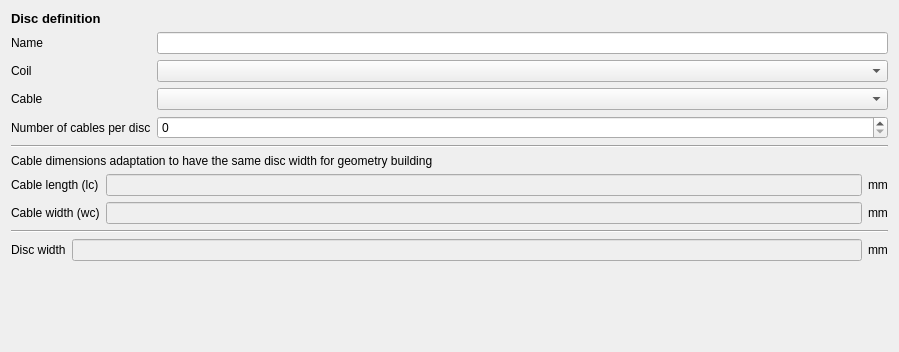
<?xml version="1.0" encoding="UTF-8"?>
<ui version="4.0">
 <class>Form</class>
 <widget class="QWidget" name="Form">
  <property name="geometry">
   <rect>
    <x>0</x>
    <y>0</y>
    <width>899</width>
    <height>352</height>
   </rect>
  </property>
  <property name="windowTitle">
   <string>Form</string>
  </property>
  <layout class="QVBoxLayout" name="verticalLayout_2">
   <item>
    <layout class="QVBoxLayout" name="verticalLayout">
     <item>
      <widget class="QLabel" name="ui_lbl_discDef">
       <property name="text">
        <string>&lt;html&gt;&lt;head/&gt;&lt;body&gt;&lt;p&gt;&lt;span style=&quot; font-size:10pt; font-weight:600;&quot;&gt;Disc definition&lt;/span&gt;&lt;/p&gt;&lt;/body&gt;&lt;/html&gt;</string>
       </property>
      </widget>
     </item>
     <item>
      <layout class="QGridLayout" name="gridLayout_3">
       <item row="0" column="0">
        <widget class="QLabel" name="label_3">
         <property name="text">
          <string>Name</string>
         </property>
        </widget>
       </item>
       <item row="0" column="1">
        <widget class="QLineEdit" name="ui_le_name"/>
       </item>
       <item row="1" column="0">
        <widget class="QLabel" name="label_7">
         <property name="text">
          <string>Coil</string>
         </property>
        </widget>
       </item>
       <item row="1" column="1">
        <widget class="QComboBox" name="ui_cBox_coil"/>
       </item>
       <item row="2" column="0">
        <widget class="QLabel" name="label_6">
         <property name="text">
          <string>Cable</string>
         </property>
        </widget>
       </item>
       <item row="2" column="1">
        <widget class="QComboBox" name="ui_cBox_cable"/>
       </item>
       <item row="3" column="0">
        <widget class="QLabel" name="label_5">
         <property name="text">
          <string>Number of cables per disc</string>
         </property>
        </widget>
       </item>
       <item row="3" column="1">
        <widget class="QSpinBox" name="ui_spBox_cableDisc"/>
       </item>
      </layout>
     </item>
     <item>
      <widget class="Line" name="line">
       <property name="orientation">
        <enum>Qt::Horizontal</enum>
       </property>
      </widget>
     </item>
     <item>
      <widget class="QLabel" name="label_11">
       <property name="text">
        <string>Cable dimensions adaptation to have the same disc width for geometry building</string>
       </property>
      </widget>
     </item>
     <item>
      <layout class="QGridLayout" name="gridLayout_2">
       <item row="0" column="0">
        <widget class="QLabel" name="label_9">
         <property name="text">
          <string>Cable length (lc)</string>
         </property>
        </widget>
       </item>
       <item row="0" column="1">
        <widget class="QLineEdit" name="ui_le_cableHeight">
         <property name="enabled">
          <bool>false</bool>
         </property>
        </widget>
       </item>
       <item row="0" column="2">
        <widget class="QLabel" name="label_18">
         <property name="text">
          <string>mm</string>
         </property>
        </widget>
       </item>
       <item row="1" column="0">
        <widget class="QLabel" name="label_10">
         <property name="text">
          <string>Cable width (wc)</string>
         </property>
        </widget>
       </item>
       <item row="1" column="1">
        <widget class="QLineEdit" name="ui_le_cableThick">
         <property name="enabled">
          <bool>false</bool>
         </property>
        </widget>
       </item>
       <item row="1" column="2">
        <widget class="QLabel" name="label_19">
         <property name="text">
          <string>mm</string>
         </property>
        </widget>
       </item>
      </layout>
     </item>
     <item>
      <widget class="Line" name="line_2">
       <property name="orientation">
        <enum>Qt::Horizontal</enum>
       </property>
      </widget>
     </item>
     <item>
      <layout class="QGridLayout" name="gridLayout">
       <item row="0" column="0">
        <widget class="QLabel" name="label_12">
         <property name="text">
          <string>Disc width</string>
         </property>
        </widget>
       </item>
       <item row="0" column="1">
        <widget class="QLineEdit" name="ui_le_diskWidth">
         <property name="enabled">
          <bool>false</bool>
         </property>
        </widget>
       </item>
       <item row="0" column="2">
        <widget class="QLabel" name="label_20">
         <property name="text">
          <string>mm</string>
         </property>
        </widget>
       </item>
      </layout>
     </item>
    </layout>
   </item>
   <item>
    <spacer name="verticalSpacer">
     <property name="orientation">
      <enum>Qt::Vertical</enum>
     </property>
     <property name="sizeHint" stdset="0">
      <size>
       <width>20</width>
       <height>82</height>
      </size>
     </property>
    </spacer>
   </item>
  </layout>
 </widget>
 <resources/>
 <connections/>
</ui>
